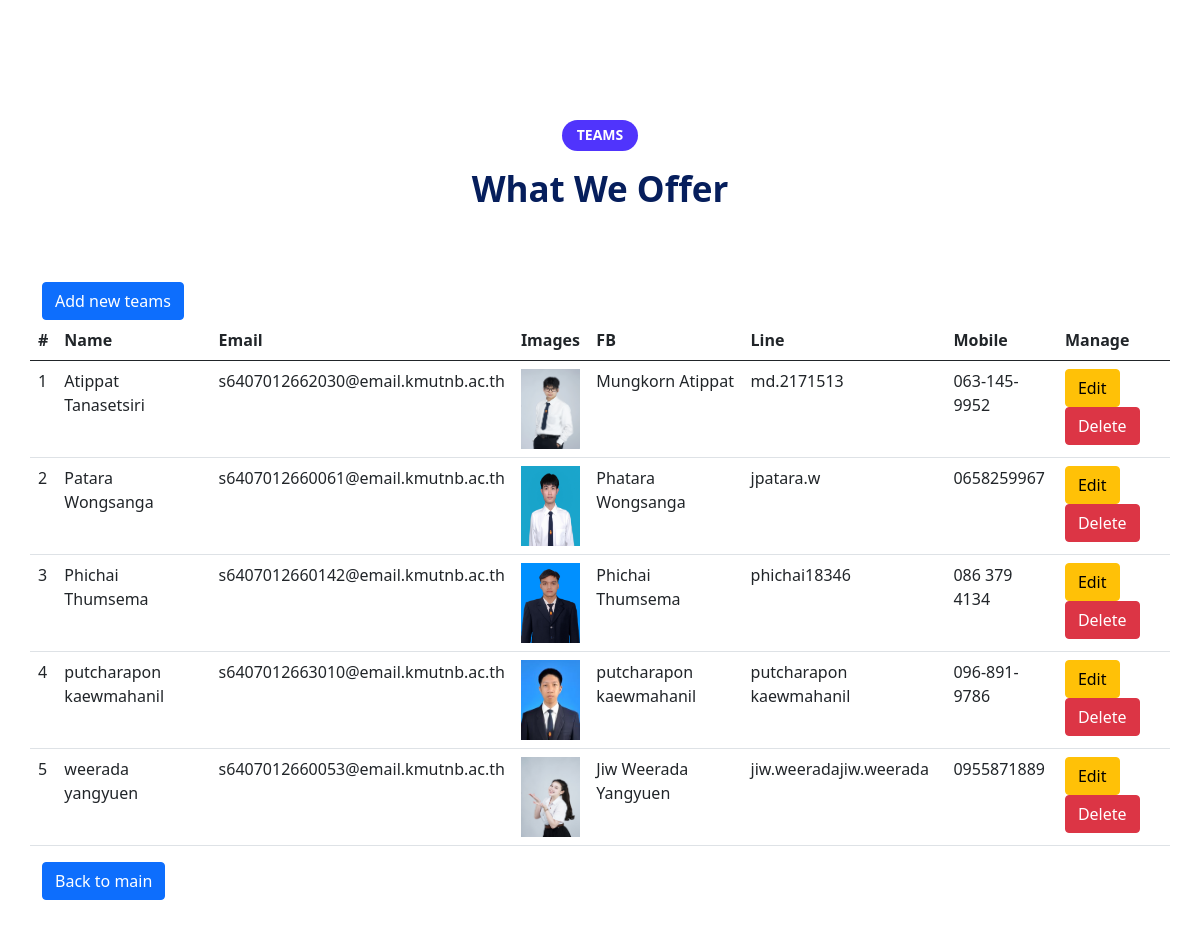
The page /teams on the database its author committed.
### tables this page shows
CREATE TABLE "teams" (
	"team_id"	INTEGER NOT NULL,
	"fullname"	TEXT,
	"email"	TEXT,
	"images"	TEXT,
	"fb"	TEXT,
	"line_id"	TEXT,
	"mobile"	TEXT,
	PRIMARY KEY("team_id" AUTOINCREMENT)
);

### app.py (the view)
@app.route("/teams", methods=["GET"])
def teams():
    conn = sql.connect(database)
    cur = conn.cursor()
    sql_query = '''
    SELECT team_id, fullname, email, images, fb, line_id, mobile
    FROM teams
    order by fullname
    '''
    cur.execute(sql_query)
    record = cur.fetchall()
    conn.close()
    return render_template("teams.html", names=record)

### templates/teams.html (shortened to what this page needs)
<!DOCTYPE html>
<html class="no-js" lang="zxx">
<head>
    <link rel="stylesheet" href="{{ url_for('static', filename='css/bootstrap.min.css') }}" />
    <link rel="stylesheet" href="{{ url_for('static', filename='css/LineIcons.2.0.css') }}" />
    <link rel="stylesheet" href="{{ url_for('static', filename='css/animate.css') }}" />
    <link rel="stylesheet" href="{{ url_for('static', filename='css/tiny-slider.css') }}" />
    <link rel="stylesheet" href="{{ url_for('static', filename='css/glightbox.min.css') }}" />
    <link rel="stylesheet" href="{{ url_for('static', filename='css/main.css') }}" />
    <link href="https://cdn.jsdelivr.net/npm/bootstrap@5.0.2/dist/css/bootstrap.min.css" rel="stylesheet">
</head>
<body>
    <section class="services style3 section">
        <div class="container">
            <div class="row">
                <div class="col-12">
                    <div class="section-title">
                        <h3 class="wow zoomIn" data-wow-delay=".2s">Teams</h3>
                        <h2 class="wow fadeInUp" data-wow-delay=".4s">What we offer</h2>
                    </div>
                </div>
            </div>
            <a class="btn btn-primary" href="/teams-add" role="button">Add new teams</a>
            <div class="row">
                <table class="table">
                    <thead>
                        <tr>
                            <th scope="col">#</th>
                            <th scope="col">Name</th>
                            <th scope="col">Email</th>
                            <th scope="col">Images</th>
                            <th scope="col">FB</th>
                            <th scope="col">Line</th>
                            <th scope="col">Mobile</th>
                            <th scope="col">Manage</th>
                        </tr>
                    </thead>
                    <tbody>
                        {% for name in names %}
                        <tr>
                            <td scope="row">{{ loop.index }}</td>
                            <td>{{ name[1] }}</td>
                            <td>{{ name[2] }}</td>
                            <td><img src="{{ url_for('static', filename='profile/'+name[3] ) }}" alt="" width="60" height="80"></td>
                            <td>{{ name[4] }}</td>
                            <td>{{ name[5] }}</td>
                            <td>{{ name[6] }}</td>
                            <td>
                                <a class="btn btn-warning" href="/teams-edit/{{ name[0] }}" role="button">Edit</a>
                                <a class="btn btn-danger" href="/teams-delete/{{ name[0] }}" role="button">Delete</a>
                            </td>
                        </tr>
                        {% endfor %}
                    </tbody>
                </table>
            </div>
            <a class="btn btn-primary" href="/main-program" role="button">Back to main</a>
        </div>
    </section>
</body>
</html>

### rows shown on the page
teams: fullname "Atippat Tanasetsiri", email "s6407012662030@email.kmutnb.ac.th", images (picture), fb "Mungkorn Atippat", line "md.2171513", mobile "063-145-9952"
teams: fullname "Patara Wongsanga", email "s6407012660061@email.kmutnb.ac.th", images (picture), fb "Phatara Wongsanga", line "jpatara.w", mobile "0658259967"
teams: fullname "Phichai Thumsema", email "s6407012660142@email.kmutnb.ac.th", images (picture), fb "Phichai Thumsema", line "phichai18346", mobile "086 379 4134"
teams: fullname "putcharapon kaewmahanil", email "s6407012663010@email.kmutnb.ac.th", images (picture), fb "putcharapon kaewmahanil", line "putcharapon kaewmahanil", mobile "096-891-9786"
teams: fullname "weerada yangyuen", email "s6407012660053@email.kmutnb.ac.th", images (picture), fb "Jiw Weerada Yangyuen", line "jiw.weeradajiw.weerada", mobile "0955871889"
